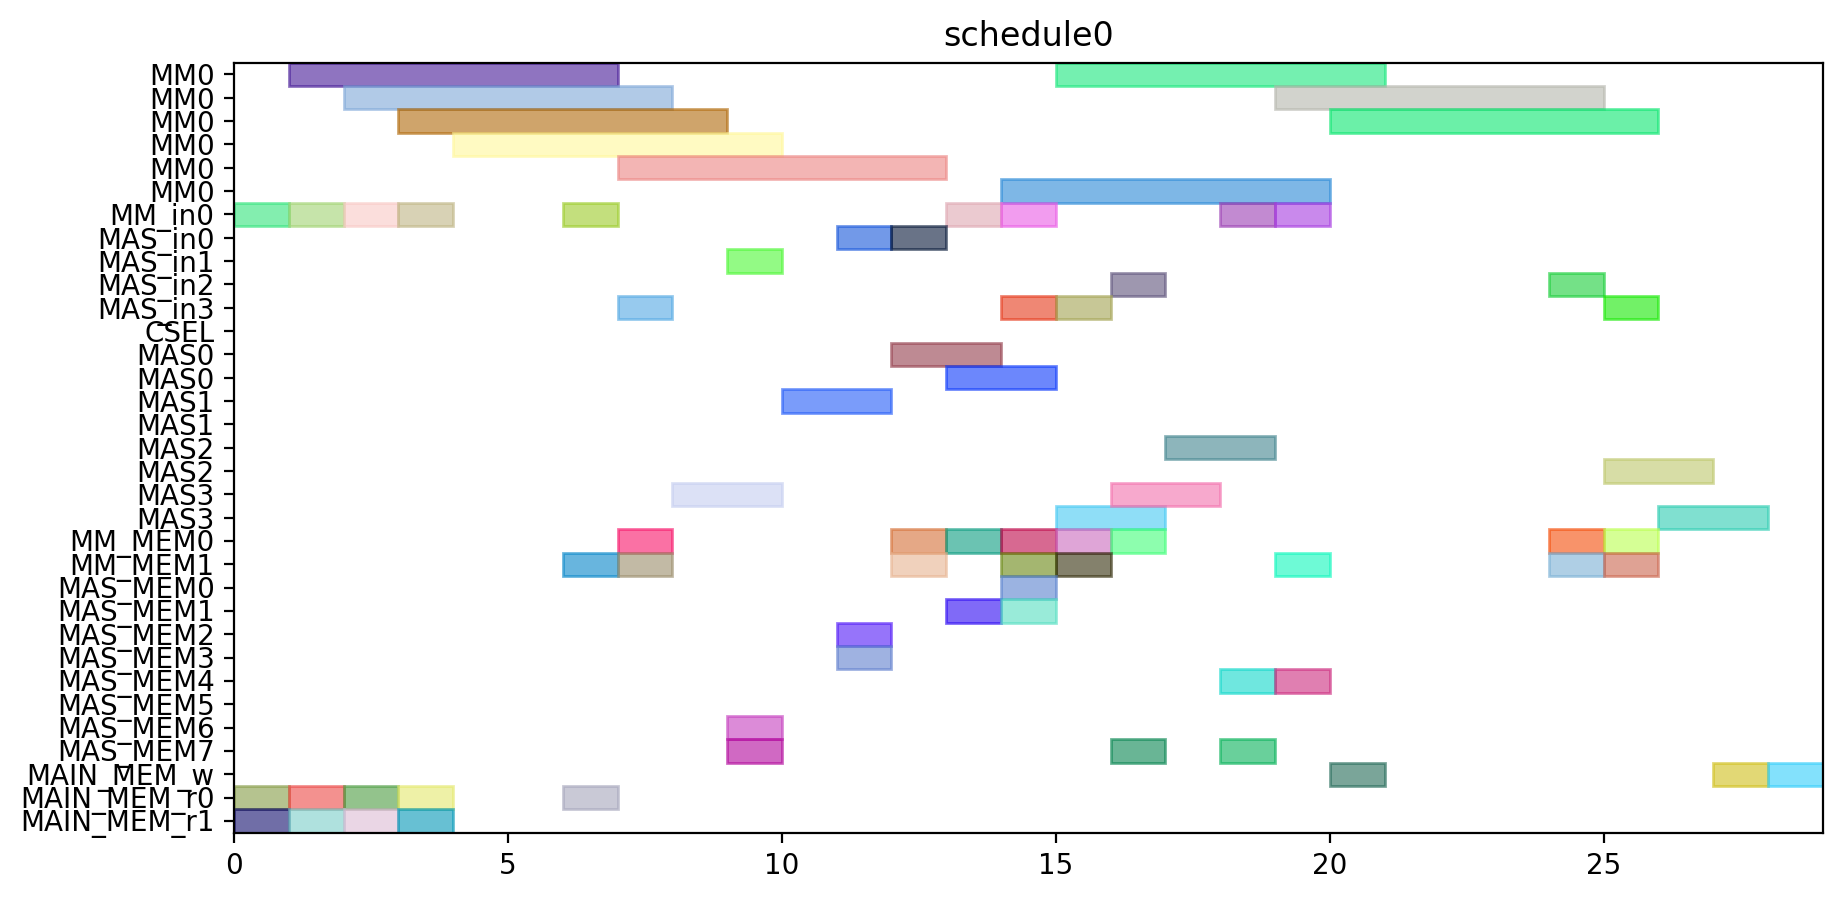

The script that drew this image:
from pyschedule import Scenario, solvers, plotters, alt


def solve():
	horizon = 120
	S = Scenario("schedule0", horizon=horizon)

	# resource
	MM = S.Resources('MM', num=1, size=6)
	MM_in = S.Resources('MM_in', num=1)
	MAS_in = S.Resources('MAS_in', num=4)
	CSEL = S.Resource('CSEL')
	MAS = S.Resources('MAS', num=4, size=2, periods=range(1, horizon))
	MM_MEM = S.Resources('MM_MEM', num=2)
	MAS_MEM = S.Resources('MAS_MEM', num=8)
	MAIN_MEM_w = S.Resource('MAIN_MEM_w', size=1)
	MAIN_MEM_r = S.Resources('MAIN_MEM_r', num=2)

	# result of previous scheduling

	# new tasks
	t0 = S.Task('t0', length=6, delay_cost=1)
	t0 += alt(MM)
	t0_in = S.Task('t0_in', length=1, delay_cost=1)
	t0_in += alt(MM_in)
	S += t0_in*MM_in[0]<=t0*MM[0]
	t0_mem0 = S.Task('t0_mem0', length=1, delay_cost=1)
	t0_mem0 += MAIN_MEM_r[0]
	S += t0_mem0 <= t0

	t0_mem1 = S.Task('t0_mem1', length=1, delay_cost=1)
	t0_mem1 += MAIN_MEM_r[1]
	S += t0_mem1 <= t0

	t3 = S.Task('t3', length=6, delay_cost=1)
	t3 += alt(MM)
	t3_in = S.Task('t3_in', length=1, delay_cost=1)
	t3_in += alt(MM_in)
	S += t3_in*MM_in[0]<=t3*MM[0]
	t3_mem0 = S.Task('t3_mem0', length=1, delay_cost=1)
	t3_mem0 += MAIN_MEM_r[0]
	S += t3_mem0 <= t3

	t3_mem1 = S.Task('t3_mem1', length=1, delay_cost=1)
	t3_mem1 += MAIN_MEM_r[1]
	S += t3_mem1 <= t3

	t1 = S.Task('t1', length=6, delay_cost=1)
	t1 += alt(MM)
	t1_in = S.Task('t1_in', length=1, delay_cost=1)
	t1_in += alt(MM_in)
	S += t1_in*MM_in[0]<=t1*MM[0]
	t1_mem0 = S.Task('t1_mem0', length=1, delay_cost=1)
	t1_mem0 += MAIN_MEM_r[0]
	S += t1_mem0 <= t1

	t1_mem1 = S.Task('t1_mem1', length=1, delay_cost=1)
	t1_mem1 += MAIN_MEM_r[1]
	S += t1_mem1 <= t1

	t2 = S.Task('t2', length=6, delay_cost=1)
	t2 += alt(MM)
	t2_in = S.Task('t2_in', length=1, delay_cost=1)
	t2_in += alt(MM_in)
	S += t2_in*MM_in[0]<=t2*MM[0]
	t2_mem0 = S.Task('t2_mem0', length=1, delay_cost=1)
	t2_mem0 += MAIN_MEM_r[0]
	S += t2_mem0 <= t2

	t2_mem1 = S.Task('t2_mem1', length=1, delay_cost=1)
	t2_mem1 += MAIN_MEM_r[1]
	S += t2_mem1 <= t2

	t4 = S.Task('t4', length=6, delay_cost=1)
	t4 += alt(MM)
	t4_in = S.Task('t4_in', length=1, delay_cost=1)
	t4_in += alt(MM_in)
	S += t4_in*MM_in[0]<=t4*MM[0]
	t4_mem0 = S.Task('t4_mem0', length=1, delay_cost=1)
	t4_mem0 += MAIN_MEM_r[0]
	S += t4_mem0 <= t4

	t4_mem1 = S.Task('t4_mem1', length=1, delay_cost=1)
	t4_mem1 += alt(MM_MEM)
	S += (t2*MM[0])-1 < t4_mem1*MM_MEM[1]
	S += t4_mem1 <= t4

	t5 = S.Task('t5', length=2, delay_cost=1)
	t5 += alt(MAS)
	t5_in = S.Task('t5_in', length=1, delay_cost=1)
	t5_in += alt(MAS_in)
	S += t5_in*MAS_in[0]<=t5*MAS[0]

	S += t5_in*MAS_in[1]<=t5*MAS[1]

	S += t5_in*MAS_in[2]<=t5*MAS[2]

	S += t5_in*MAS_in[3]<=t5*MAS[3]

	t5_mem0 = S.Task('t5_mem0', length=1, delay_cost=1)
	t5_mem0 += alt(MM_MEM)
	S += (t0*MM[0])-1 < t5_mem0*MM_MEM[0]
	S += t5_mem0 <= t5

	t5_mem1 = S.Task('t5_mem1', length=1, delay_cost=1)
	t5_mem1 += alt(MM_MEM)
	S += (t0*MM[0])-1 < t5_mem1*MM_MEM[1]
	S += t5_mem1 <= t5

	t6 = S.Task('t6', length=2, delay_cost=1)
	t6 += alt(MAS)
	t6_in = S.Task('t6_in', length=1, delay_cost=1)
	t6_in += alt(MAS_in)
	S += t6_in*MAS_in[0]<=t6*MAS[0]

	S += t6_in*MAS_in[1]<=t6*MAS[1]

	S += t6_in*MAS_in[2]<=t6*MAS[2]

	S += t6_in*MAS_in[3]<=t6*MAS[3]

	t6_mem0 = S.Task('t6_mem0', length=1, delay_cost=1)
	t6_mem0 += alt(MAS_MEM)
	S += (t5*MAS[0])-1 < t6_mem0*MAS_MEM[0]
	S += (t5*MAS[1])-1 < t6_mem0*MAS_MEM[2]
	S += (t5*MAS[2])-1 < t6_mem0*MAS_MEM[4]
	S += (t5*MAS[3])-1 < t6_mem0*MAS_MEM[6]
	S += t6_mem0 <= t6

	t6_mem1 = S.Task('t6_mem1', length=1, delay_cost=1)
	t6_mem1 += alt(MAS_MEM)
	S += (t5*MAS[0])-1 < t6_mem1*MAS_MEM[1]
	S += (t5*MAS[1])-1 < t6_mem1*MAS_MEM[3]
	S += (t5*MAS[2])-1 < t6_mem1*MAS_MEM[5]
	S += (t5*MAS[3])-1 < t6_mem1*MAS_MEM[7]
	S += t6_mem1 <= t6

	t9 = S.Task('t9', length=2, delay_cost=1)
	t9 += alt(MAS)
	t9_in = S.Task('t9_in', length=1, delay_cost=1)
	t9_in += alt(MAS_in)
	S += t9_in*MAS_in[0]<=t9*MAS[0]

	S += t9_in*MAS_in[1]<=t9*MAS[1]

	S += t9_in*MAS_in[2]<=t9*MAS[2]

	S += t9_in*MAS_in[3]<=t9*MAS[3]

	t9_mem0 = S.Task('t9_mem0', length=1, delay_cost=1)
	t9_mem0 += alt(MM_MEM)
	S += (t0*MM[0])-1 < t9_mem0*MM_MEM[0]
	S += t9_mem0 <= t9

	t9_mem1 = S.Task('t9_mem1', length=1, delay_cost=1)
	t9_mem1 += alt(MM_MEM)
	S += (t4*MM[0])-1 < t9_mem1*MM_MEM[1]
	S += t9_mem1 <= t9

	t10 = S.Task('t10', length=2, delay_cost=1)
	t10 += alt(MAS)
	t10_in = S.Task('t10_in', length=1, delay_cost=1)
	t10_in += alt(MAS_in)
	S += t10_in*MAS_in[0]<=t10*MAS[0]

	S += t10_in*MAS_in[1]<=t10*MAS[1]

	S += t10_in*MAS_in[2]<=t10*MAS[2]

	S += t10_in*MAS_in[3]<=t10*MAS[3]

	t10_mem0 = S.Task('t10_mem0', length=1, delay_cost=1)
	t10_mem0 += alt(MM_MEM)
	S += (t4*MM[0])-1 < t10_mem0*MM_MEM[0]
	S += t10_mem0 <= t10

	t10_mem1 = S.Task('t10_mem1', length=1, delay_cost=1)
	t10_mem1 += alt(MM_MEM)
	S += (t4*MM[0])-1 < t10_mem1*MM_MEM[1]
	S += t10_mem1 <= t10

	t7 = S.Task('t7', length=2, delay_cost=1)
	t7 += alt(MAS)
	t7_in = S.Task('t7_in', length=1, delay_cost=1)
	t7_in += alt(MAS_in)
	S += t7_in*MAS_in[0]<=t7*MAS[0]

	S += t7_in*MAS_in[1]<=t7*MAS[1]

	S += t7_in*MAS_in[2]<=t7*MAS[2]

	S += t7_in*MAS_in[3]<=t7*MAS[3]

	t7_mem0 = S.Task('t7_mem0', length=1, delay_cost=1)
	t7_mem0 += alt(MAS_MEM)
	S += (t6*MAS[0])-1 < t7_mem0*MAS_MEM[0]
	S += (t6*MAS[1])-1 < t7_mem0*MAS_MEM[2]
	S += (t6*MAS[2])-1 < t7_mem0*MAS_MEM[4]
	S += (t6*MAS[3])-1 < t7_mem0*MAS_MEM[6]
	S += t7_mem0 <= t7

	t7_mem1 = S.Task('t7_mem1', length=1, delay_cost=1)
	t7_mem1 += alt(MAS_MEM)
	S += (t6*MAS[0])-1 < t7_mem1*MAS_MEM[1]
	S += (t6*MAS[1])-1 < t7_mem1*MAS_MEM[3]
	S += (t6*MAS[2])-1 < t7_mem1*MAS_MEM[5]
	S += (t6*MAS[3])-1 < t7_mem1*MAS_MEM[7]
	S += t7_mem1 <= t7

	t11 = S.Task('t11', length=2, delay_cost=1)
	t11 += alt(MAS)
	t11_in = S.Task('t11_in', length=1, delay_cost=1)
	t11_in += alt(MAS_in)
	S += t11_in*MAS_in[0]<=t11*MAS[0]

	S += t11_in*MAS_in[1]<=t11*MAS[1]

	S += t11_in*MAS_in[2]<=t11*MAS[2]

	S += t11_in*MAS_in[3]<=t11*MAS[3]

	t11_mem0 = S.Task('t11_mem0', length=1, delay_cost=1)
	t11_mem0 += alt(MAS_MEM)
	S += (t10*MAS[0])-1 < t11_mem0*MAS_MEM[0]
	S += (t10*MAS[1])-1 < t11_mem0*MAS_MEM[2]
	S += (t10*MAS[2])-1 < t11_mem0*MAS_MEM[4]
	S += (t10*MAS[3])-1 < t11_mem0*MAS_MEM[6]
	S += t11_mem0 <= t11

	t11_mem1 = S.Task('t11_mem1', length=1, delay_cost=1)
	t11_mem1 += alt(MM_MEM)
	S += (t4*MM[0])-1 < t11_mem1*MM_MEM[1]
	S += t11_mem1 <= t11

	t8 = S.Task('t8', length=6, delay_cost=1)
	t8 += alt(MM)
	t8_in = S.Task('t8_in', length=1, delay_cost=1)
	t8_in += alt(MM_in)
	S += t8_in*MM_in[0]<=t8*MM[0]
	t8_mem0 = S.Task('t8_mem0', length=1, delay_cost=1)
	t8_mem0 += alt(MM_MEM)
	S += (t4*MM[0])-1 < t8_mem0*MM_MEM[0]
	S += t8_mem0 <= t8

	t8_mem1 = S.Task('t8_mem1', length=1, delay_cost=1)
	t8_mem1 += alt(MAS_MEM)
	S += (t7*MAS[0])-1 < t8_mem1*MAS_MEM[1]
	S += (t7*MAS[1])-1 < t8_mem1*MAS_MEM[3]
	S += (t7*MAS[2])-1 < t8_mem1*MAS_MEM[5]
	S += (t7*MAS[3])-1 < t8_mem1*MAS_MEM[7]
	S += t8_mem1 <= t8

	new_PZ = S.Task('new_PZ', length=6, delay_cost=1)
	new_PZ += alt(MM)
	new_PZ_in = S.Task('new_PZ_in', length=1, delay_cost=1)
	new_PZ_in += alt(MM_in)
	S += new_PZ_in*MM_in[0]<=new_PZ*MM[0]
	S += 0<new_PZ

	new_PZ_w = S.Task('new_PZ_w', length=1, delay_cost=1)
	new_PZ_w += alt(MAIN_MEM_w)
	S += new_PZ <= new_PZ_w

	new_PZ_mem0 = S.Task('new_PZ_mem0', length=1, delay_cost=1)
	new_PZ_mem0 += alt(MM_MEM)
	S += (t1*MM[0])-1 < new_PZ_mem0*MM_MEM[0]
	S += new_PZ_mem0 <= new_PZ

	new_PZ_mem1 = S.Task('new_PZ_mem1', length=1, delay_cost=1)
	new_PZ_mem1 += alt(MAS_MEM)
	S += (t7*MAS[0])-1 < new_PZ_mem1*MAS_MEM[1]
	S += (t7*MAS[1])-1 < new_PZ_mem1*MAS_MEM[3]
	S += (t7*MAS[2])-1 < new_PZ_mem1*MAS_MEM[5]
	S += (t7*MAS[3])-1 < new_PZ_mem1*MAS_MEM[7]
	S += new_PZ_mem1 <= new_PZ

	t12 = S.Task('t12', length=2, delay_cost=1)
	t12 += alt(MAS)
	t12_in = S.Task('t12_in', length=1, delay_cost=1)
	t12_in += alt(MAS_in)
	S += t12_in*MAS_in[0]<=t12*MAS[0]

	S += t12_in*MAS_in[1]<=t12*MAS[1]

	S += t12_in*MAS_in[2]<=t12*MAS[2]

	S += t12_in*MAS_in[3]<=t12*MAS[3]

	t12_mem0 = S.Task('t12_mem0', length=1, delay_cost=1)
	t12_mem0 += alt(MM_MEM)
	S += (t0*MM[0])-1 < t12_mem0*MM_MEM[0]
	S += t12_mem0 <= t12

	t12_mem1 = S.Task('t12_mem1', length=1, delay_cost=1)
	t12_mem1 += alt(MAS_MEM)
	S += (t11*MAS[0])-1 < t12_mem1*MAS_MEM[1]
	S += (t11*MAS[1])-1 < t12_mem1*MAS_MEM[3]
	S += (t11*MAS[2])-1 < t12_mem1*MAS_MEM[5]
	S += (t11*MAS[3])-1 < t12_mem1*MAS_MEM[7]
	S += t12_mem1 <= t12

	t13 = S.Task('t13', length=6, delay_cost=1)
	t13 += alt(MM)
	t13_in = S.Task('t13_in', length=1, delay_cost=1)
	t13_in += alt(MM_in)
	S += t13_in*MM_in[0]<=t13*MM[0]
	t13_mem0 = S.Task('t13_mem0', length=1, delay_cost=1)
	t13_mem0 += alt(MAS_MEM)
	S += (t12*MAS[0])-1 < t13_mem0*MAS_MEM[0]
	S += (t12*MAS[1])-1 < t13_mem0*MAS_MEM[2]
	S += (t12*MAS[2])-1 < t13_mem0*MAS_MEM[4]
	S += (t12*MAS[3])-1 < t13_mem0*MAS_MEM[6]
	S += t13_mem0 <= t13

	t13_mem1 = S.Task('t13_mem1', length=1, delay_cost=1)
	t13_mem1 += alt(MAS_MEM)
	S += (t9*MAS[0])-1 < t13_mem1*MAS_MEM[1]
	S += (t9*MAS[1])-1 < t13_mem1*MAS_MEM[3]
	S += (t9*MAS[2])-1 < t13_mem1*MAS_MEM[5]
	S += (t9*MAS[3])-1 < t13_mem1*MAS_MEM[7]
	S += t13_mem1 <= t13

	t14 = S.Task('t14', length=6, delay_cost=1)
	t14 += alt(MM)
	t14_in = S.Task('t14_in', length=1, delay_cost=1)
	t14_in += alt(MM_in)
	S += t14_in*MM_in[0]<=t14*MM[0]
	t14_mem0 = S.Task('t14_mem0', length=1, delay_cost=1)
	t14_mem0 += alt(MAS_MEM)
	S += (t12*MAS[0])-1 < t14_mem0*MAS_MEM[0]
	S += (t12*MAS[1])-1 < t14_mem0*MAS_MEM[2]
	S += (t12*MAS[2])-1 < t14_mem0*MAS_MEM[4]
	S += (t12*MAS[3])-1 < t14_mem0*MAS_MEM[6]
	S += t14_mem0 <= t14

	t14_mem1 = S.Task('t14_mem1', length=1, delay_cost=1)
	t14_mem1 += alt(MM_MEM)
	S += (t3*MM[0])-1 < t14_mem1*MM_MEM[1]
	S += t14_mem1 <= t14

	new_PY = S.Task('new_PY', length=2, delay_cost=1)
	new_PY += alt(MAS)
	new_PY_in = S.Task('new_PY_in', length=1, delay_cost=1)
	new_PY_in += alt(MAS_in)
	S += new_PY_in*MAS_in[0]<=new_PY*MAS[0]

	S += new_PY_in*MAS_in[1]<=new_PY*MAS[1]

	S += new_PY_in*MAS_in[2]<=new_PY*MAS[2]

	S += new_PY_in*MAS_in[3]<=new_PY*MAS[3]

	S += 0<new_PY

	new_PY_w = S.Task('new_PY_w', length=1, delay_cost=1)
	new_PY_w += alt(MAIN_MEM_w)
	S += new_PY <= new_PY_w

	new_PY_mem0 = S.Task('new_PY_mem0', length=1, delay_cost=1)
	new_PY_mem0 += alt(MM_MEM)
	S += (t8*MM[0])-1 < new_PY_mem0*MM_MEM[0]
	S += new_PY_mem0 <= new_PY

	new_PY_mem1 = S.Task('new_PY_mem1', length=1, delay_cost=1)
	new_PY_mem1 += alt(MM_MEM)
	S += (t13*MM[0])-1 < new_PY_mem1*MM_MEM[1]
	S += new_PY_mem1 <= new_PY

	new_PX = S.Task('new_PX', length=2, delay_cost=1)
	new_PX += alt(MAS)
	new_PX_in = S.Task('new_PX_in', length=1, delay_cost=1)
	new_PX_in += alt(MAS_in)
	S += new_PX_in*MAS_in[0]<=new_PX*MAS[0]

	S += new_PX_in*MAS_in[1]<=new_PX*MAS[1]

	S += new_PX_in*MAS_in[2]<=new_PX*MAS[2]

	S += new_PX_in*MAS_in[3]<=new_PX*MAS[3]

	S += 0<new_PX

	new_PX_w = S.Task('new_PX_w', length=1, delay_cost=1)
	new_PX_w += alt(MAIN_MEM_w)
	S += new_PX <= new_PX_w

	new_PX_mem0 = S.Task('new_PX_mem0', length=1, delay_cost=1)
	new_PX_mem0 += alt(MM_MEM)
	S += (t14*MM[0])-1 < new_PX_mem0*MM_MEM[0]
	S += new_PX_mem0 <= new_PX

	new_PX_mem1 = S.Task('new_PX_mem1', length=1, delay_cost=1)
	new_PX_mem1 += alt(MM_MEM)
	S += (t14*MM[0])-1 < new_PX_mem1*MM_MEM[1]
	S += new_PX_mem1 <= new_PX

	solvers.mip.solve(S,msg=1,kind='CPLEX',ratio_gap=1.01)

	solution = [['hoge']*len(S.solution()[1]) for i in range(len(S.solution()))]
	for i in range(len(S.solution())):
		for j in range(len(S.solution()[i])):
			solution[i][j]=str(S.solution()[i][j])
	print(solution)

	cycles = int(solution[-1][3])

	pic_file_name = "/home/mfukuda/ABE/multiRAM_multiMAS_16mux/scheduling_result/stage6MM1_stage2MAS4/EP_DBL_A_0/schedule0.png"
	if(S.solution() != []):
		plotters.matplotlib.plot(S,img_filename=pic_file_name, show_task_labels=False, fig_size=(cycles*0.25+3, 5))

	return solution
